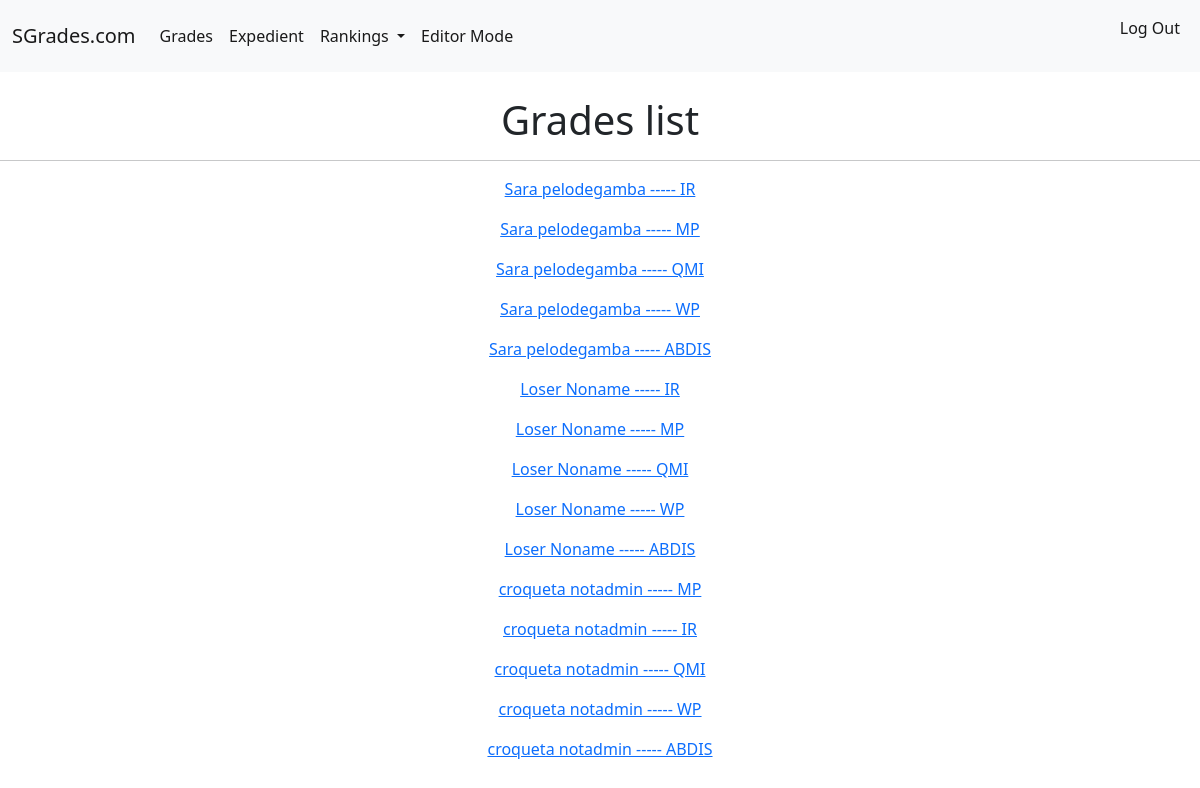
The page /editormode/grades_list/ (signed in) on the database as committed earlier.
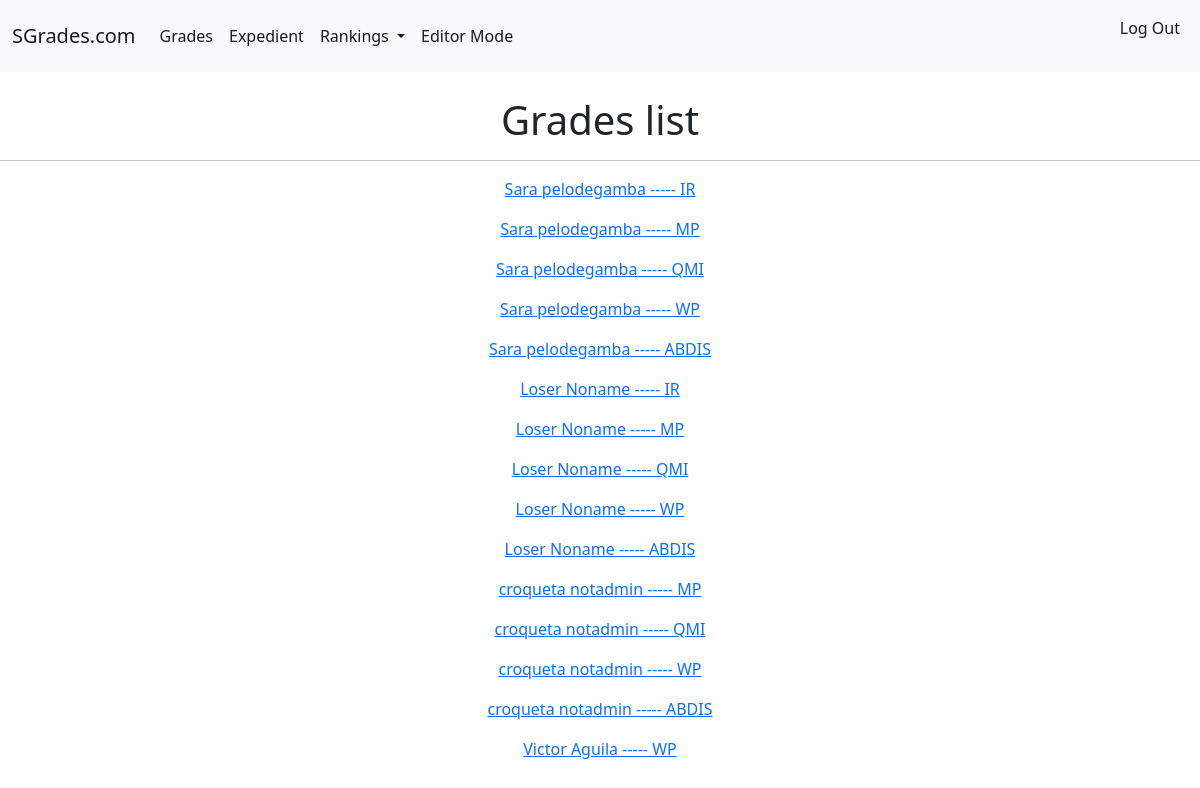
The same page on the database as committed later.
### SGrades/models.py (models this page shows, shortened)
class Grade(models.Model):
    Student = models.ForeignKey(Student, on_delete=models.CASCADE)
    Subject_Grades = models.ForeignKey(Subject, on_delete=models.CASCADE)
    Mean = models.FloatField(editable=False, default=0)
    class Meta:
        unique_together = (('Student', 'Subject_Grades'),)
    def __str__(self):
        return f'{self.Student} ----- {self.Subject_Grades}'

class Student(models.Model):
    COURSES = (
        ('3', 'Tercer curso'),
    )
    Student_Nif = models.CharField(primary_key=True, max_length=10)
    Name = models.CharField(max_length=20)
    Surname = models.CharField(max_length=50)
    Expedient = models.FloatField(blank=True, default=0, editable=False)
    Ranking = models.IntegerField(editable=False, default=0)
    Course = models.CharField(choices=COURSES, max_length=1)
    def __str__(self):
        return f'{self.Name} {self.Surname}'

class Subject(models.Model):
    NAMES = (
        ('IR', 'Ingenirería de Requisitos'),
        ('MP', 'Modelos de Proceso'),
        ('QMI', 'Gestión y mejora de la calidad'),
        ('WP', 'Proyecto Web'),
        ('ABDIS', 'Ampliación de bases de datos e Ingeniería del Software'),
    )
    COURSES = (
        ('3', 'Tercer curso'),
    )
    Subject_Name = models.CharField(primary_key=True, choices=NAMES, max_length=5)
    Course = models.CharField(choices=COURSES, max_length=1)
    Best_Student = models.ForeignKey(Student, on_delete=models.CASCADE, editable=False)
    def __str__(self):
        return f'{self.Subject_Name}'

### SGrades/views.py (the view)
# urls.py: path('editormode/grades_list/', GradesListView, name='grades_list'),
def GradesListView(request):
    return render(request, 'grades_list.html', {'Grades_list': Grade.objects.all()})

### templates/grades_list.html (shortened to what this page needs)
{% extends 'base.html' %}
{% block content %}
        <h1 style="text-align:center">
            Grades list
        </h1>
    <hr>
    {% for grades in Grades_list %}
        <p style="text-align:center">
            <a href="{% url 'grade_detail' grades.pk %}">
                {{grades}}
            </a>
        </p>
    {% endfor %}
{% endblock %}

Rows that differ between the two databases and show on the page:
removed Grade: Student+Subject_Grades "croqueta notadmin ----- IR"
added Grade: Student+Subject_Grades "Victor Aguila ----- WP"
